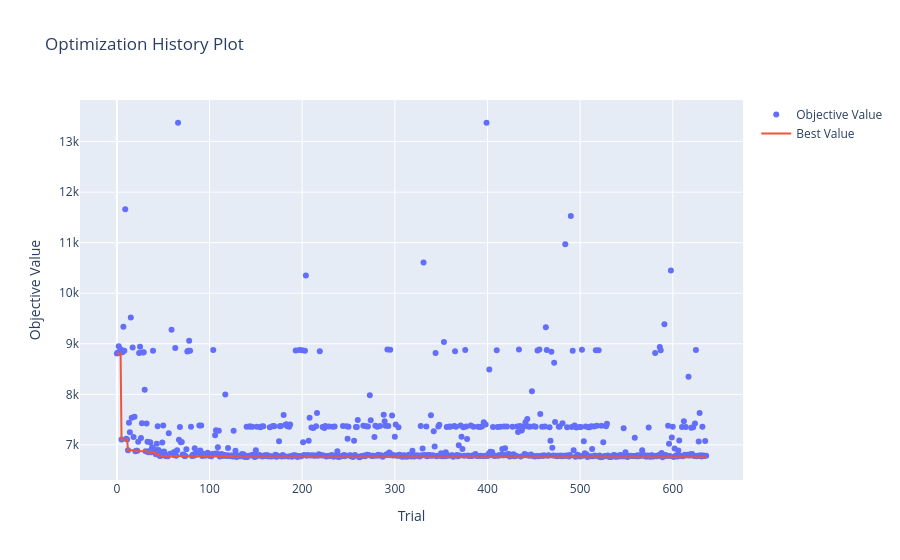
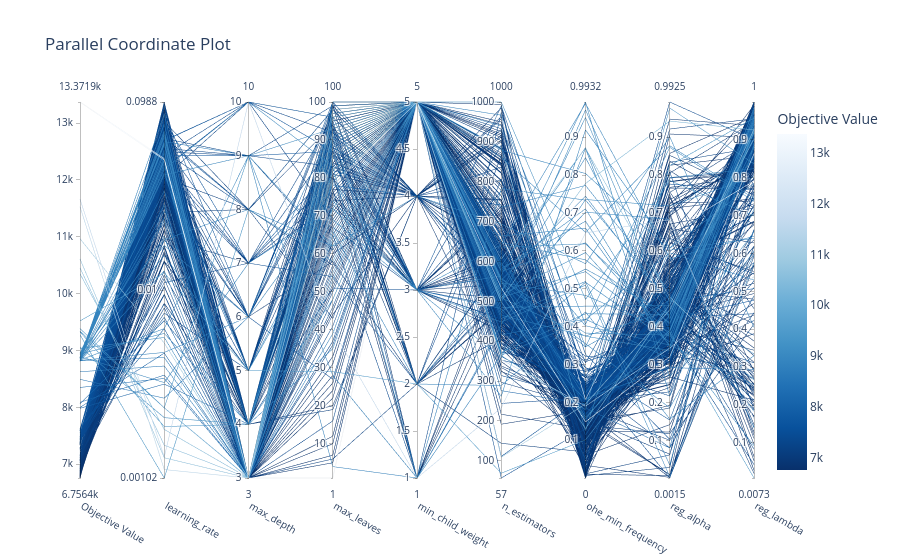
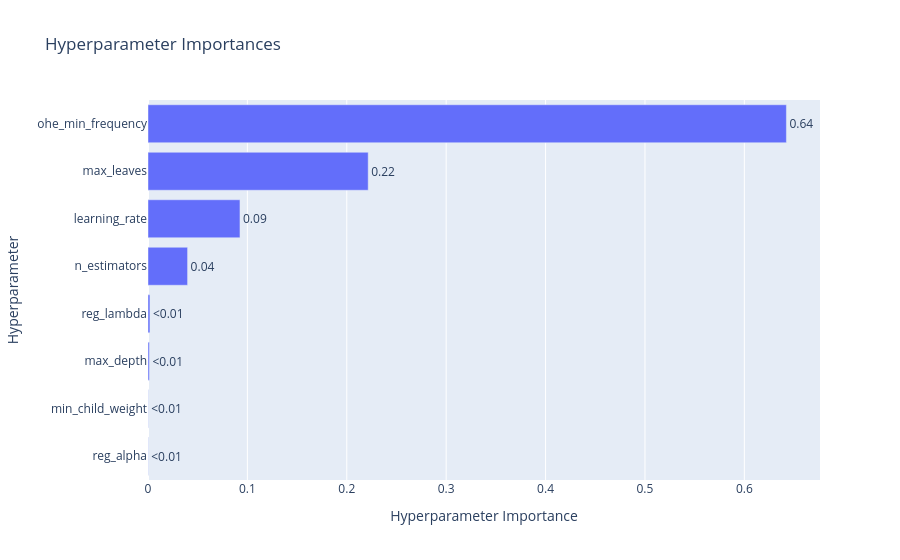

Here is the notebook cell these charts were saved with, in order:
### Markdown cell above
## 5. Visualizaciones (5 puntos)

<p align="center">
  <img src="https://media.tenor.com/F-LgB1xTebEAAAAd/look-at-this-graph-nickelback.gif">
</p>


Satisfecho con su trabajo, Fiu le pregunta si es posible generar visualizaciones que permitan entender el entrenamiento de su modelo.

A partir del siguiente <a href = https://optuna.readthedocs.io/en/stable/tutorial/10_key_features/005_visualization.html#visualization>enlace</a>, genere las siguientes visualizaciones:

1. Gráfico de historial de optimización [1 punto]
2. Gráfico de coordenadas paralelas [1 punto]
3. Gráfico de importancia de hiperparámetros [1 punto]

Comente sus resultados:

4. ¿Desde qué *trial* se empiezan a observar mejoras notables en sus resultados? [0.5 puntos]
5. ¿Qué tendencias puede observar a partir del gráfico de coordenadas paralelas? [1 punto]
6. ¿Cuáles son los hiperparámetros con mayor importancia para la optimización de su modelo? [0.5 puntos]

### Code cell
# Inserte su código acá
import optuna.visualization as vis

# 1. Historial de optimización
fig_hist = vis.plot_optimization_history(study)
fig_hist.show()

# 2. Gráfico de coordenadas paralelas
fig_parallel = vis.plot_parallel_coordinate(study)
fig_parallel.show()

# 3. Importancia de hiperparámetros
fig_importance = vis.plot_param_importances(study)
fig_importance.show()

### Figure 1 — Plotly figure (JSON) as saved in the notebook; plotly's stock layout.template omitted (floating-point values rounded to 4 significant figures; data arrays with more than 128 entries replaced by an {"elided": "..."} marker saying what was removed)
{"data": [{"mode": "markers", "name": "Objective Value", "type": "scatter", "x": {"elided": "637 int values"}, "y": {"elided": "637 float values"}}, {"mode": "lines", "name": "Best Value", "type": "scatter", "x": {"elided": "637 int values"}, "y": {"elided": "637 float values"}}, {"marker": {"color": "#cccccc"}, "mode": "markers", "name": "Infeasible Trial", "showlegend": false, "type": "scatter", "x": [], "y": []}], "layout": {"title": {"text": "Optimization History Plot"}, "xaxis": {"title": {"text": "Trial"}}, "yaxis": {"title": {"text": "Objective Value"}}}}

### Figure 2 — Plotly figure (JSON) as saved in the notebook; plotly's stock layout.template omitted (floating-point values rounded to 4 significant figures; data arrays with more than 128 entries replaced by an {"elided": "..."} marker saying what was removed)
{"data": [{"dimensions": [{"label": "Objective Value", "range": [6756.0, 13370.0], "values": {"elided": "637 float values"}}, {"label": "learning_rate", "range": [-2.993, -1.005], "ticktext": ["0.00102", "0.01", "0.0988"], "tickvals": [-2.993, -2, -1.005], "values": {"elided": "637 float values"}}, {"label": "max_depth", "range": [3, 10], "values": {"elided": "637 int values"}}, {"label": "max_leaves", "range": [1, 100], "values": {"elided": "637 int values"}}, {"label": "min_child_weight", "range": [1, 5], "values": {"elided": "637 int values"}}, {"label": "n_estimators", "range": [57, 1000], "values": {"elided": "637 int values"}}, {"label": "ohe_min_frequency", "range": [3.989e-05, 0.9932], "values": {"elided": "637 float values"}}, {"label": "reg_alpha", "range": [0.001482, 0.9925], "values": {"elided": "637 float values"}}, {"label": "reg_lambda", "range": [0.007344, 1.0], "values": {"elided": "637 float values"}}], "labelangle": 30, "labelside": "bottom", "line": {"color": {"elided": "637 float values"}, "colorbar": {"title": {"text": "Objective Value"}}, "colorscale": [[0, "rgb(247,251,255)"], [0.125, "rgb(222,235,247)"], [0.25, "rgb(198,219,239)"], [0.375, "rgb(158,202,225)"], [0.5, "rgb(107,174,214)"], [0.625, "rgb(66,146,198)"], [0.75, "rgb(33,113,181)"], [0.875, "rgb(8,81,156)"], [1, "rgb(8,48,107)"]], "reversescale": true, "showscale": true}, "type": "parcoords"}], "layout": {"title": {"text": "Parallel Coordinate Plot"}}}

### Figure 3 — Plotly figure (JSON) as saved in the notebook; plotly's stock layout.template omitted (floating-point values rounded to 4 significant figures)
{"data": [{"cliponaxis": false, "hovertemplate": ["reg_alpha (FloatDistribution): 0.0002197371574486703<extra></extra>", "min_child_weight (IntDistribution): 0.00021984067846442015<extra></extra>", "max_depth (IntDistribution): 0.0013751492177591683<extra></extra>", "reg_lambda (FloatDistribution): 0.0019539909850597144<extra></extra>", "n_estimators (IntDistribution): 0.03982667518729869<extra></extra>", "learning_rate (FloatDistribution): 0.09254290822066658<extra></extra>", "max_leaves (IntDistribution): 0.2215517851097134<extra></extra>", "ohe_min_frequency (FloatDistribution): 0.6423099134435892<extra></extra>"], "name": "Objective Value", "orientation": "h", "text": ["<0.01", "<0.01", "<0.01", "<0.01", "0.04", "0.09", "0.22", "0.64"], "textposition": "outside", "type": "bar", "x": [0.0002197, 0.0002198, 0.001375, 0.001954, 0.03983, 0.09254, 0.2216, 0.6423], "y": ["reg_alpha", "min_child_weight", "max_depth", "reg_lambda", "n_estimators", "learning_rate", "max_leaves", "ohe_min_frequency"]}], "layout": {"title": {"text": "Hyperparameter Importances"}, "xaxis": {"title": {"text": "Hyperparameter Importance"}}, "yaxis": {"title": {"text": "Hyperparameter"}}}}
